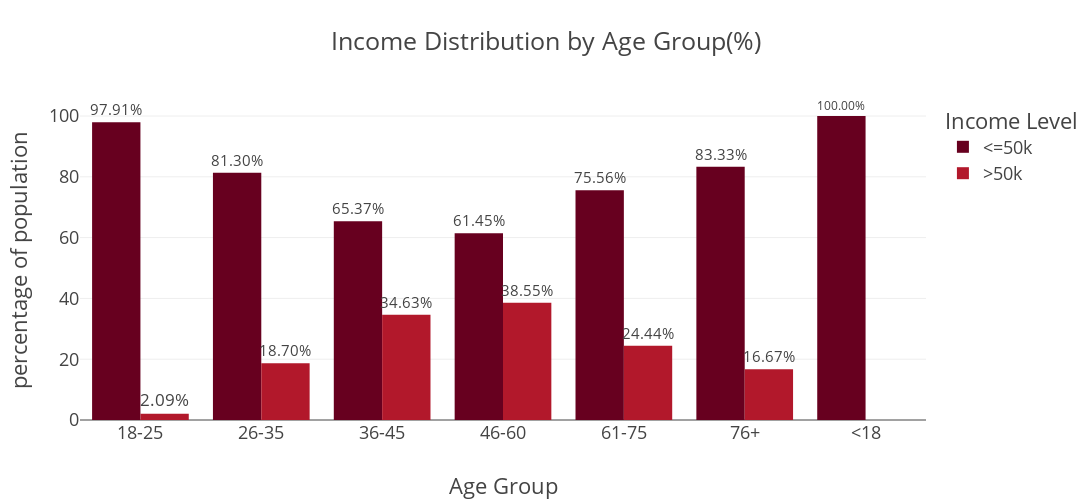

Notebook cell for this chart:
### Code cell
fig = px.bar(
    adult_df_income_age,
    x = "Age_group",
    y = "percentage",
    color = "Income",
    title ="Income Distribution by Age Group(%)",
    barmode="group",
    height=500,
    width=1200,
    color_discrete_sequence= px.colors.sequential.RdBu,
    text="percentage"
)
fig.update_traces(texttemplate = "%{text:.2f}%",textposition="outside")

fig.update_layout(template = "presentation",xaxis_title="Age Group",
                  yaxis_title="percentage of population",
                  legend_title=dict(text="Income Level"),
                  xaxis_title_standoff=50,
                  paper_bgcolor = "rgba(0, 0, 0, 0)",
                  plot_bgcolor = "rgba(0, 0, 0, 0)"
                 )

fig.show()
#fig.write_image(os.path.join(result_dir, 'Income_distribution_by_agegroup_bar_plot.jpg'))
#fig.write_image(os.path.join(results_dir, 'Income_distribution_by_agegroup_bar_plot.png'))
#fig.write_html(os.path.join(result_dir, 'Income_distribution_by_agegroup_bar_plot.html'))

### Figure 1 — Plotly figure (JSON) as saved in the notebook; plotly's stock layout.template omitted (floating-point values rounded to 4 significant figures)
{"data": [{"alignmentgroup": "True", "hovertemplate": "Income=<=50k<br>Age_group=%{x}<br>percentage=%{text}<extra></extra>", "legendgroup": "<=50k", "marker": {"color": "rgb(103,0,31)", "pattern": {"shape": ""}}, "name": "<=50k", "offsetgroup": "<=50k", "orientation": "v", "showlegend": true, "text": [97.91, 81.3, 65.37, 61.45, 75.56, 83.33, 100.0], "textposition": "outside", "texttemplate": "%{text:.2f}%", "type": "bar", "x": ["18-25", "26-35", "36-45", "46-60", "61-75", "76+", "<18"], "xaxis": "x", "y": [97.91, 81.3, 65.37, 61.45, 75.56, 83.33, 100.0], "yaxis": "y"}, {"alignmentgroup": "True", "hovertemplate": "Income=>50k<br>Age_group=%{x}<br>percentage=%{text}<extra></extra>", "legendgroup": ">50k", "marker": {"color": "rgb(178,24,43)", "pattern": {"shape": ""}}, "name": ">50k", "offsetgroup": ">50k", "orientation": "v", "showlegend": true, "text": [2.09, 18.7, 34.63, 38.55, 24.44, 16.67], "textposition": "outside", "texttemplate": "%{text:.2f}%", "type": "bar", "x": ["18-25", "26-35", "36-45", "46-60", "61-75", "76+"], "xaxis": "x", "y": [2.09, 18.7, 34.63, 38.55, 24.44, 16.67], "yaxis": "y"}], "layout": {"barmode": "group", "height": 500, "legend": {"title": {"text": "Income Level"}, "tracegroupgap": 0}, "paper_bgcolor": "rgba(0, 0, 0, 0)", "plot_bgcolor": "rgba(0, 0, 0, 0)", "title": {"text": "Income Distribution by Age Group(%)"}, "width": 1200, "xaxis": {"anchor": "y", "autorange": true, "domain": [0, 1], "range": [-0.5, 6.5], "title": {"standoff": 50, "text": "Age Group"}, "type": "category"}, "yaxis": {"anchor": "x", "autorange": true, "domain": [0, 1], "range": [0, 105.3], "title": {"text": "percentage of population"}, "type": "linear"}}}
